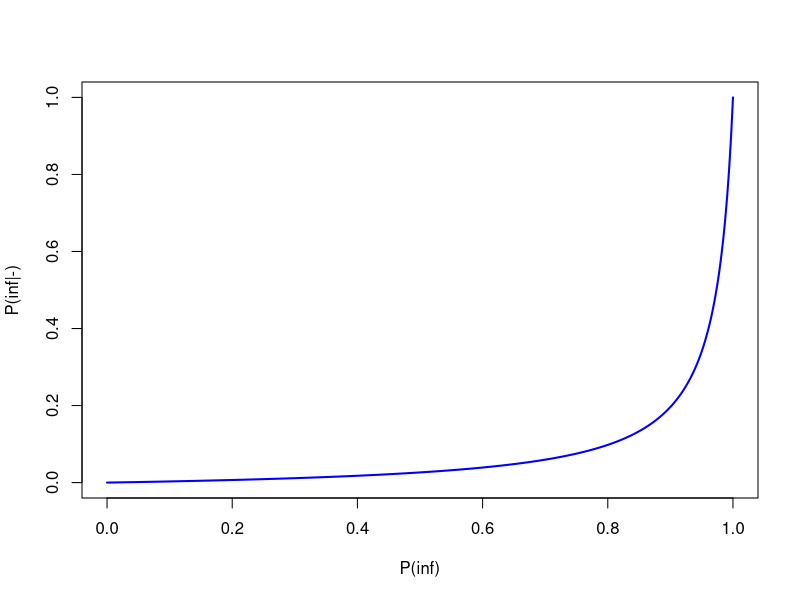
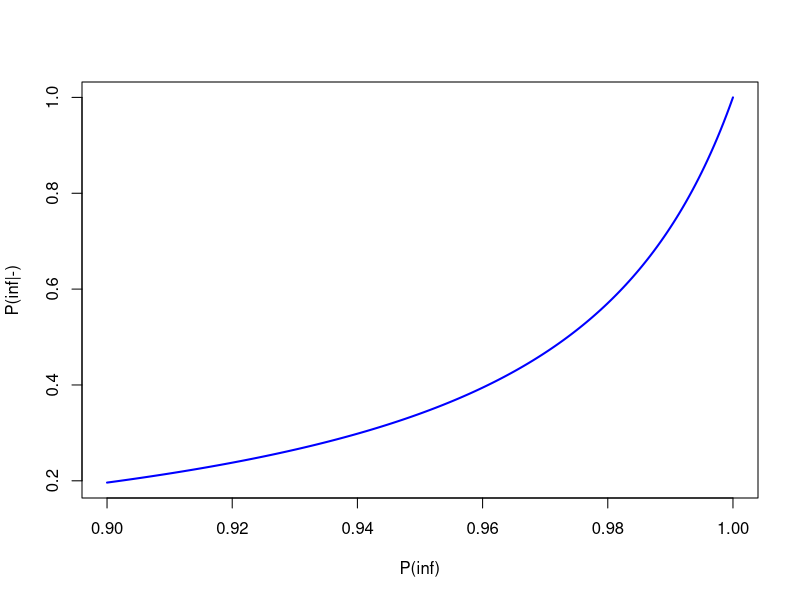

These charts were generated, in order, by the following R code:
# P(inf|-) = P(-|inf) * P(inf)/[P(-|inf)*P(inf) + P(-|not inf)*P(not inf)]
inf<-seq(from = 0 , to = 1, by=0.0005)
pinf<-c()
for (i in inf) {
  p<- 0.027*i/(0.027*i+0.995*(1-i))
  pinf<-append(pinf,p)
}
plot(y =pinf,x = inf, ylab="P(inf|-)", xlab="P(inf)", type = "l",col="blue",lwd=2)

# plot when P(inf)>0.9
inf2<-seq(from = 0.9 , to = 1, by=0.0005)
pinf2<-c()
for (i in inf2) {
  p<- 0.027*i/(0.027*i+0.995*(1-i))
  pinf2<-append(pinf2,p)
}
plot(y =pinf2,x = inf2, ylab="P(inf|-)", xlab="P(inf)", type = "l",col="blue",lwd=2)
